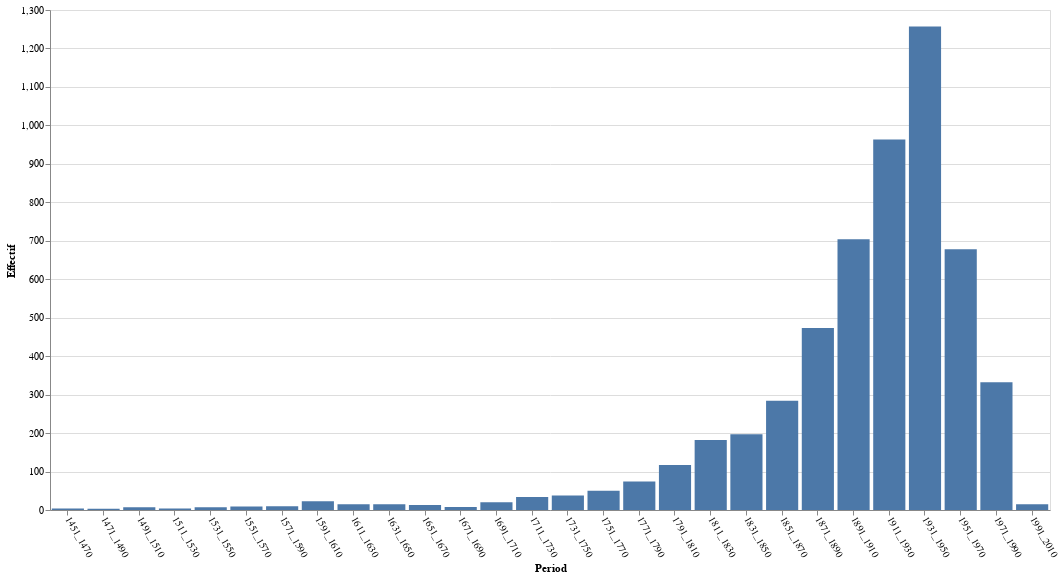

Notebook code cell kept with this figure:
### Code cell
alt.Chart.from_dict({
    "data": {
    "values" : data    
    # "url" : "http://localhost:8888/files/astronomers/notebooks_jupyter/dbpedia_exploration/data/birth_years_grouped_per.json"
    },
    "mark": "bar",
    # {
    #     "type":"bar",
    #     "tooltip": {"content": "data"}
    # }, 
    "encoding": {
        "x": {"field": "per", "type": "ordinal", "title": "Period" 
             }, 
         "y": {"field": "eff", "type": "quantitative", "title": "Effectif"},
        "tooltip": [
      {"field": "eff", "type": "nominal", "title": "Effectif"},
     {"field": "names", "type": "nominal", "title": "Names"},
    ]
    },
  "config": {

    "axisX": {
      "labelAngle": 60
    }
  },
    "width": 1000, 
    "height": 500
}
)
